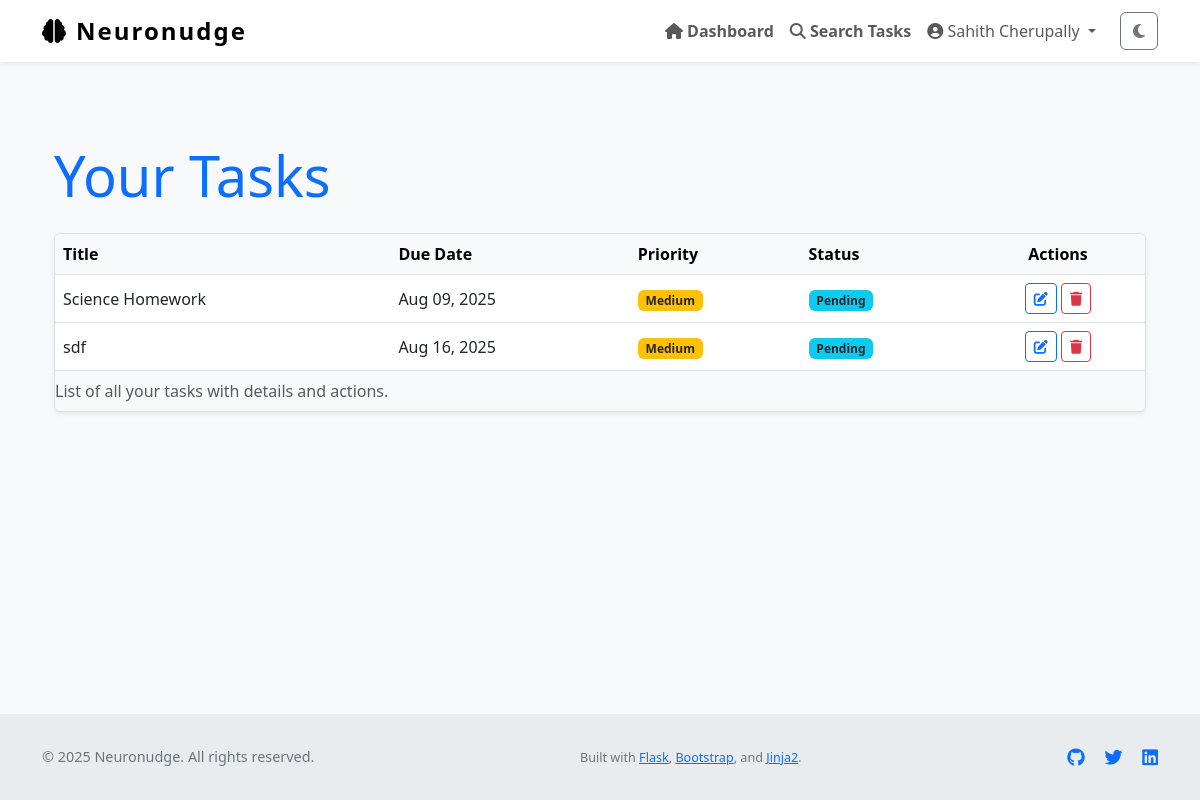
/tasks (signed in), run on an earlier commit of the app's database.
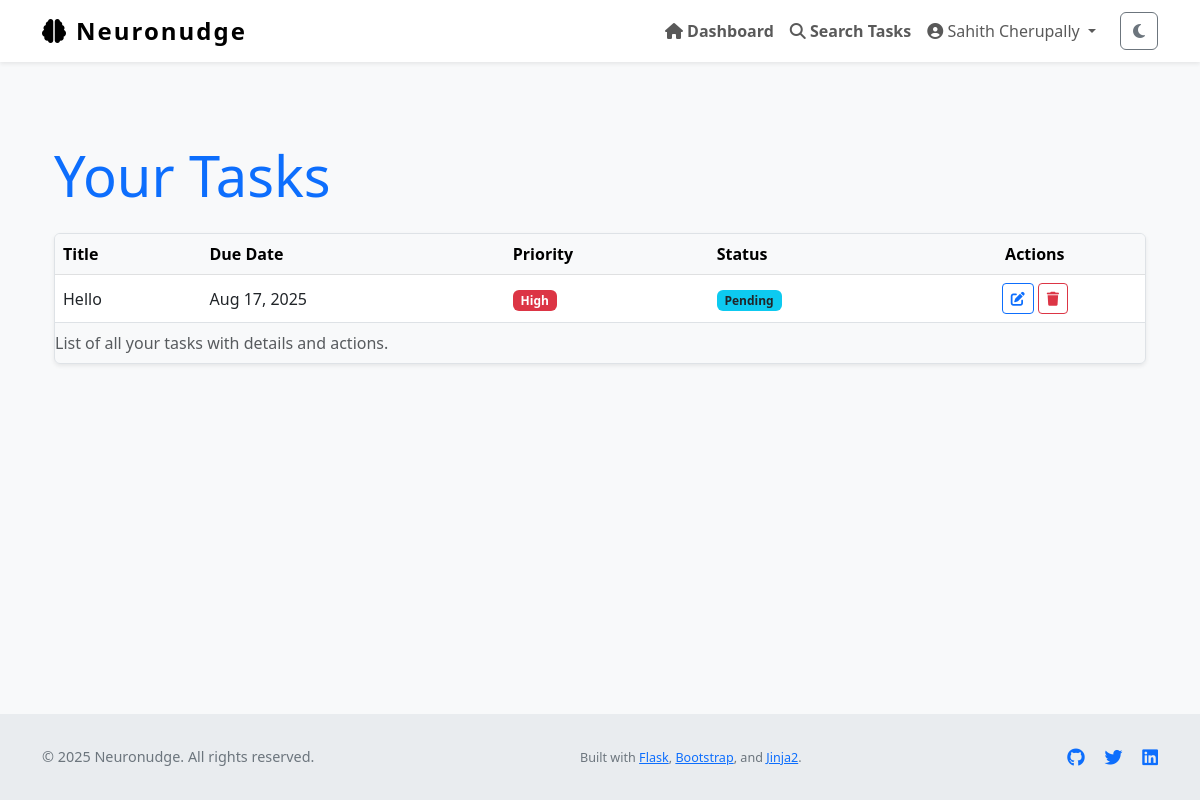
And on a later commit of the database.
### Neuronudge/models.py (models this page shows, shortened)
class Task(db.Model):
    id = db.Column(db.Integer, primary_key=True)
    title = db.Column(db.String(255), nullable=False)
    description = db.Column(db.Text)
    due_date = db.Column(db.DateTime)
    completed = db.Column(db.Boolean, default=False)
    priority = db.Column(db.Integer, default=3)         # 1 = high, 2 = med, 3 = low
    reminder_set = db.Column(db.Boolean, default=False)
    created_at = db.Column(db.DateTime, default=datetime.utcnow)
    updated_at = db.Column(db.DateTime, default=datetime.utcnow, onupdate=datetime.utcnow)
    user_id = db.Column(db.Integer, db.ForeignKey('user.id'), nullable=False)

### Neuronudge/views.py (the view)
@views.route('/tasks')
@login_required
def task_list():
    page = request.args.get('page', 1, type=int)
    tasks = Task.query.filter_by(user_id=current_user.id).paginate(page=page, per_page=10)
    return render_template('task_list.html', tasks=tasks)

### Neuronudge/__init__.py (called while the page is built)
def create_app():
    app = Flask(__name__)
    app.config['SECRET_KEY'] = os.environ.get("SECRET_KEY", "thisissecret")
    app.config['SQLALCHEMY_DATABASE_URI'] = 'sqlite:///db.sqlite'
    app.config['SQLALCHEMY_TRACK_MODIFICATIONS'] = False
    db.init_app(app)
    from .views import views
    from .auth import auth
    app.register_blueprint(views, url_prefix='/')
    app.register_blueprint(auth, url_prefix='/auth')
    from .models import User
    login_manager = LoginManager()
    login_manager.login_view = 'auth.login'
    login_manager.init_app(app)
    @login_manager.user_loader
    def load_user(id):
        return User.query.get(int(id))
    return app

### Neuronudge/templates/task_list.html (shortened to what this page needs)
{% extends "layout.html" %}
{% block content %}
<section aria-labelledby="taskListHeading" class="my-5">
    <div class="container">
        <h1 id="taskListHeading" class="mb-4 display-4 text-primary">Your Tasks</h1>
        {% if tasks %}
        <div class="table-responsive shadow-sm rounded border">
            <table class="table table-hover align-middle mb-0" aria-describedby="taskListDesc">
                <caption id="taskListDesc">List of all your tasks with details and actions.</caption>
                <thead class="table-light">
                    <tr>
                        <th scope="col">Title</th>
                        <th scope="col">Due Date</th>
                        <th scope="col">Priority</th>
                        <th scope="col">Status</th>
                        <th scope="col" class="text-center">Actions</th>
                    </tr>
                </thead>
                <tbody>
                    {% for task in tasks %}
                    <tr>
                        <td>{{ task.title }}</td>
                        <td>{{ task.due_date.strftime('%b %d, %Y') if task.due_date else 'No due date' }}</td>
                        <td>
                            {% set ps = (task.priority ~ '')|lower %}
                            {% if ps in ['1', 'high'] %}
                                <span class="badge bg-danger">High</span>
                            {% elif ps in ['2', 'medium'] %}
                                <span class="badge bg-warning text-dark">Medium</span>
                            {% elif ps in ['3', 'low'] %}
                                <span class="badge bg-secondary">Low</span>
                            {% else %}
                                <span class="badge bg-secondary">Low</span>
                            {% endif %}
                        </td>
                        <td>
                            {% if task.completed %}
                                <span class="badge bg-success">Completed</span>
                            {% else %}
                                <span class="badge bg-info text-dark">Pending</span>
                            {% endif %}
                        </td>
                        <td class="text-center">
                            <a href="{{ url_for('views.edit_task', id=task.id) }}" class="btn btn-sm btn-outline-primary" aria-label="Edit task {{ task.title }}">
                                <i class="fa-solid fa-pen-to-square"></i>
                            </a>
                            <button type="button" class="btn btn-sm btn-outline-danger btn-delete-task" data-task-id="{{ task.id }}" aria-label="Delete task {{ task.title }}">
                                <i class="fa-solid fa-trash"></i>
                            </button>
                        </td>
                    </tr>
                    {% endfor %}
                </tbody>
            </table>
        </div>
        {% else %}
        <p class="text-muted text-center fs-5">You have no tasks yet. <a href="{{ url_for('views.create_task') }}">Create your first task now.</a></p>
        {% endif %}
    </div>
</section>
{% endblock %}

What changed in the data, as far as the page shows it:
removed Task: title "Science Homework", due_date "Aug 09, 2025", shows "Medium", completed "Pending"
removed Task: title "sdf", due_date "Aug 16, 2025", shows "Medium", completed "Pending"
added Task: title "Hello", due_date "Aug 17, 2025", shows "High", completed "Pending"
